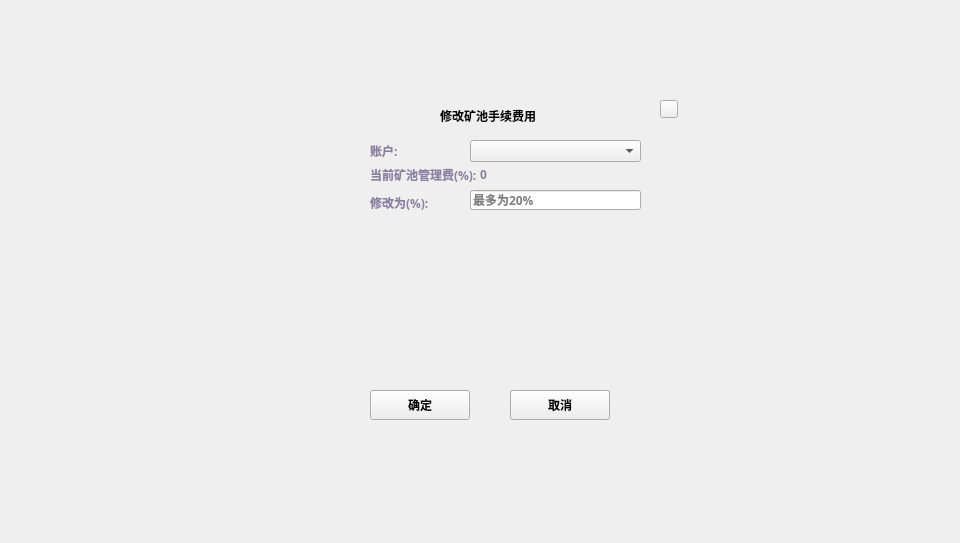
<?xml version="1.0" encoding="UTF-8"?>
<ui version="4.0">
 <class>ChangePayBackDialog</class>
 <widget class="QDialog" name="ChangePayBackDialog">
  <property name="geometry">
   <rect>
    <x>0</x>
    <y>0</y>
    <width>960</width>
    <height>543</height>
   </rect>
  </property>
  <property name="windowTitle">
   <string>Dialog</string>
  </property>
  <widget class="QWidget" name="widget" native="true">
   <property name="geometry">
    <rect>
     <x>0</x>
     <y>0</y>
     <width>960</width>
     <height>543</height>
    </rect>
   </property>
   <property name="font">
    <font>
     <family>Microsoft YaHei UI Light</family>
     <weight>75</weight>
     <bold>true</bold>
    </font>
   </property>
   <widget class="QWidget" name="containerWidget" native="true">
    <property name="geometry">
     <rect>
      <x>290</x>
      <y>90</y>
      <width>401</width>
      <height>351</height>
     </rect>
    </property>
    <property name="font">
     <font>
      <family>微软雅黑</family>
     </font>
    </property>
    <widget class="QToolButton" name="cancelBtn">
     <property name="geometry">
      <rect>
       <x>220</x>
       <y>300</y>
       <width>100</width>
       <height>30</height>
      </rect>
     </property>
     <property name="font">
      <font>
       <family>Microsoft YaHei UI Light</family>
       <weight>75</weight>
       <bold>true</bold>
      </font>
     </property>
     <property name="cursor">
      <cursorShape>PointingHandCursor</cursorShape>
     </property>
     <property name="styleSheet">
      <string notr="true"/>
     </property>
     <property name="text">
      <string>取消</string>
     </property>
    </widget>
    <widget class="QLabel" name="nameLabel">
     <property name="geometry">
      <rect>
       <x>150</x>
       <y>10</y>
       <width>181</width>
       <height>31</height>
      </rect>
     </property>
     <property name="font">
      <font>
       <family>Microsoft YaHei UI Light</family>
       <weight>75</weight>
       <bold>true</bold>
      </font>
     </property>
     <property name="text">
      <string>修改矿池手续费用</string>
     </property>
    </widget>
    <widget class="QToolButton" name="okBtn">
     <property name="geometry">
      <rect>
       <x>80</x>
       <y>300</y>
       <width>100</width>
       <height>30</height>
      </rect>
     </property>
     <property name="font">
      <font>
       <family>Microsoft YaHei UI Light</family>
       <weight>75</weight>
       <bold>true</bold>
      </font>
     </property>
     <property name="cursor">
      <cursorShape>PointingHandCursor</cursorShape>
     </property>
     <property name="styleSheet">
      <string notr="true"/>
     </property>
     <property name="text">
      <string>确定</string>
     </property>
    </widget>
    <widget class="QToolButton" name="closeBtn">
     <property name="geometry">
      <rect>
       <x>370</x>
       <y>10</y>
       <width>18</width>
       <height>18</height>
      </rect>
     </property>
     <property name="cursor">
      <cursorShape>PointingHandCursor</cursorShape>
     </property>
     <property name="focusPolicy">
      <enum>Qt::NoFocus</enum>
     </property>
     <property name="styleSheet">
      <string notr="true"/>
     </property>
     <property name="text">
      <string/>
     </property>
    </widget>
    <widget class="QStackedWidget" name="stackedWidget_fee">
     <property name="geometry">
      <rect>
       <x>80</x>
       <y>132</y>
       <width>221</width>
       <height>151</height>
      </rect>
     </property>
    </widget>
    <widget class="QLabel" name="label_4">
     <property name="geometry">
      <rect>
       <x>80</x>
       <y>102</y>
       <width>101</width>
       <height>21</height>
      </rect>
     </property>
     <property name="styleSheet">
      <string notr="true">QLabel{color: rgb(137,129,161);
font: 11px &quot;Microsoft YaHei UI Light&quot;;}</string>
     </property>
     <property name="text">
      <string>修改为(%):</string>
     </property>
    </widget>
    <widget class="QLineEdit" name="lineEdit_feeNumber">
     <property name="geometry">
      <rect>
       <x>180</x>
       <y>100</y>
       <width>171</width>
       <height>20</height>
      </rect>
     </property>
     <property name="placeholderText">
      <string>最多为20%</string>
     </property>
    </widget>
    <widget class="QLabel" name="label_5">
     <property name="geometry">
      <rect>
       <x>80</x>
       <y>74</y>
       <width>111</width>
       <height>21</height>
      </rect>
     </property>
     <property name="styleSheet">
      <string notr="true">QLabel{color: rgb(137,129,161);
font: 11px &quot;Microsoft YaHei UI Light&quot;;}</string>
     </property>
     <property name="text">
      <string>当前矿池管理费(%):</string>
     </property>
    </widget>
    <widget class="QLabel" name="label_rate">
     <property name="geometry">
      <rect>
       <x>190</x>
       <y>74</y>
       <width>141</width>
       <height>21</height>
      </rect>
     </property>
     <property name="styleSheet">
      <string notr="true">QLabel{color: rgb(137,129,161);
font: 11px &quot;Microsoft YaHei UI Light&quot;;}</string>
     </property>
     <property name="text">
      <string>0</string>
     </property>
    </widget>
    <widget class="QLabel" name="label_6">
     <property name="geometry">
      <rect>
       <x>80</x>
       <y>50</y>
       <width>91</width>
       <height>21</height>
      </rect>
     </property>
     <property name="styleSheet">
      <string notr="true">QLabel{color: rgb(137,129,161);
font: 11px &quot;Microsoft YaHei UI Light&quot;;}</string>
     </property>
     <property name="text">
      <string>账户:</string>
     </property>
    </widget>
    <widget class="QComboBox" name="account">
     <property name="geometry">
      <rect>
       <x>180</x>
       <y>50</y>
       <width>171</width>
       <height>22</height>
      </rect>
     </property>
    </widget>
   </widget>
  </widget>
 </widget>
 <resources/>
 <connections/>
</ui>
